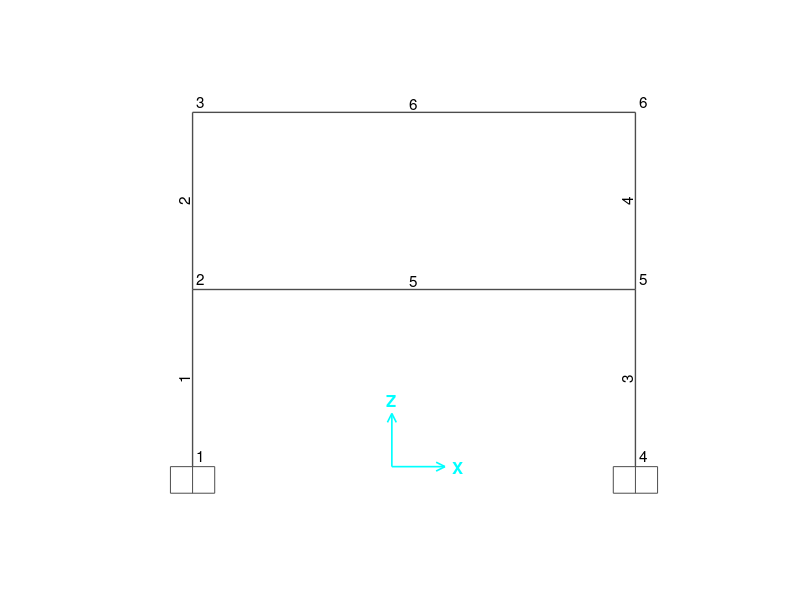

The MATLAB script that drew this image:
% =========================================================
% VẼ SƠ ĐỒ KHUNG THEO PHONG CÁCH SAP2000 (KHỚP SỐ HIỆU)
% =========================================================
clc; close all;

% 1. Tọa độ các nút
X0 = [0, 0, 0, 10, 10, 10]; 
Z0 = [0, 4, 8,  0,  4,  8]; 

% 2. Khởi tạo cửa sổ đồ họa trắng tinh
figure('Name', 'So do Khung SAP2000', 'Color', 'w', 'NumberTitle', 'off');
hold on; axis equal; axis off; % Tắt trục tọa độ và lưới mặc định

% 3. Vẽ các phần tử thanh (Màu xám đen, nét mỏng như SAP)
line_color = [0.3 0.3 0.3];
plot([X0(1) X0(2)], [Z0(1) Z0(2)], 'Color', line_color, 'LineWidth', 1); % Cột 1
plot([X0(2) X0(3)], [Z0(2) Z0(3)], 'Color', line_color, 'LineWidth', 1); % Cột 2
plot([X0(4) X0(5)], [Z0(4) Z0(5)], 'Color', line_color, 'LineWidth', 1); % Cột 3
plot([X0(5) X0(6)], [Z0(5) Z0(6)], 'Color', line_color, 'LineWidth', 1); % Cột 4
plot([X0(2) X0(5)], [Z0(2) Z0(5)], 'Color', line_color, 'LineWidth', 1); % Dầm 5
plot([X0(3) X0(6)], [Z0(3) Z0(6)], 'Color', line_color, 'LineWidth', 1); % Dầm 6

% 4. Đánh SỐ HIỆU NÚT (Góc trên bên phải của nút)
offset_x = 0.1; offset_z = 0.25;
for i = 1:6
    text(X0(i) + offset_x, Z0(i) + offset_z, num2str(i), ...
        'FontSize', 11, 'Color', 'k');
end

% 5. Đánh SỐ HIỆU PHẦN TỬ (Cột: Xoay dọc, Dầm: Nằm ngang)
% Text Cột (Xoay 90 độ, nằm bên trái cột)
text(-0.2, 2, '1', 'Rotation', 90, 'FontSize', 11, 'Color', 'k', 'HorizontalAlignment', 'center');
text(-0.2, 6, '2', 'Rotation', 90, 'FontSize', 11, 'Color', 'k', 'HorizontalAlignment', 'center');
text(9.8,  2, '3', 'Rotation', 90, 'FontSize', 11, 'Color', 'k', 'HorizontalAlignment', 'center');
text(9.8,  6, '4', 'Rotation', 90, 'FontSize', 11, 'Color', 'k', 'HorizontalAlignment', 'center');

% Text Dầm (Nằm ngay trên dầm)
text(5, 4.2, '5', 'FontSize', 11, 'Color', 'k', 'HorizontalAlignment', 'center');
text(5, 8.2, '6', 'FontSize', 11, 'Color', 'k', 'HorizontalAlignment', 'center');

% 6. Vẽ ký hiệu Ngàm (Fixed Support) tại chân cột (Nút 1 và 4)
sup_w = 1.0; sup_h = 0.6; % Kích thước hộp ngàm
% Ngàm trái
plot([-sup_w/2, sup_w/2, sup_w/2, -sup_w/2, -sup_w/2], [-sup_h, -sup_h, 0, 0, -sup_h], 'Color', line_color);
plot([0 0], [0 -sup_h], 'Color', line_color); % Dấu gạch giữa
% Ngàm phải
plot([10-sup_w/2, 10+sup_w/2, 10+sup_w/2, 10-sup_w/2, 10-sup_w/2], [-sup_h, -sup_h, 0, 0, -sup_h], 'Color', line_color);
plot([10 10], [0 -sup_h], 'Color', line_color);

% 7. Vẽ hệ trục tọa độ tổng thể (Global Axes - Màu Cyan)
cyan_col = [0 1 1];
origin_x = 4.5; origin_z = 0; % Vị trí gốc tọa độ
len_ax = 1.2; % Chiều dài mũi tên

% Trục X
plot([origin_x, origin_x + len_ax], [origin_z, origin_z], 'Color', cyan_col, 'LineWidth', 1.2);
plot([origin_x + len_ax - 0.2, origin_x + len_ax], [0.1, 0], 'Color', cyan_col, 'LineWidth', 1.2); % Mũi tên
plot([origin_x + len_ax - 0.2, origin_x + len_ax], [-0.1, 0], 'Color', cyan_col, 'LineWidth', 1.2);
text(origin_x + len_ax + 0.3, 0, 'X', 'Color', cyan_col, 'FontSize', 12, 'FontWeight', 'bold', 'HorizontalAlignment', 'center');

% Trục Z
plot([origin_x, origin_x], [origin_z, origin_z + len_ax], 'Color', cyan_col, 'LineWidth', 1.2);
plot([origin_x - 0.1, origin_x], [len_ax - 0.2, len_ax], 'Color', cyan_col, 'LineWidth', 1.2); % Mũi tên
plot([origin_x + 0.1, origin_x], [len_ax - 0.2, len_ax], 'Color', cyan_col, 'LineWidth', 1.2);
text(origin_x, origin_z + len_ax + 0.3, 'Z', 'Color', cyan_col, 'FontSize', 12, 'FontWeight', 'bold', 'HorizontalAlignment', 'center');

% Mở rộng khung nhìn để hiển thị đẹp không bị cắt viền
xlim([-2, 12]);
ylim([-1.5, 9.5]);
hold off;
